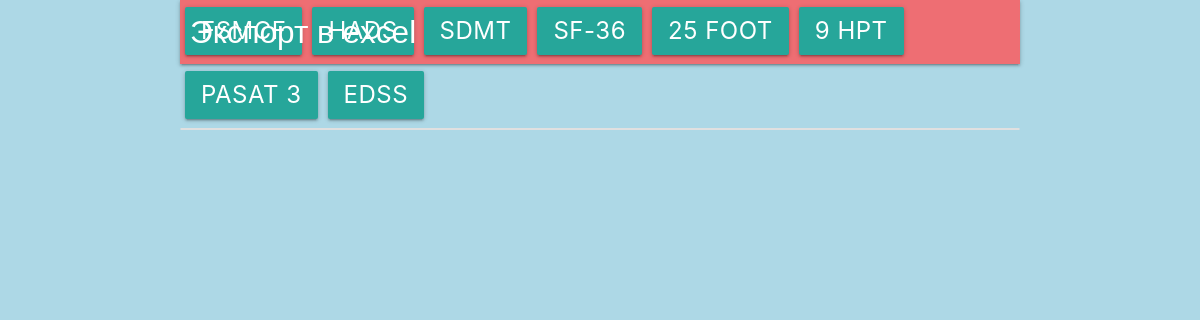
The page /patient/3 on the database as committed earlier.
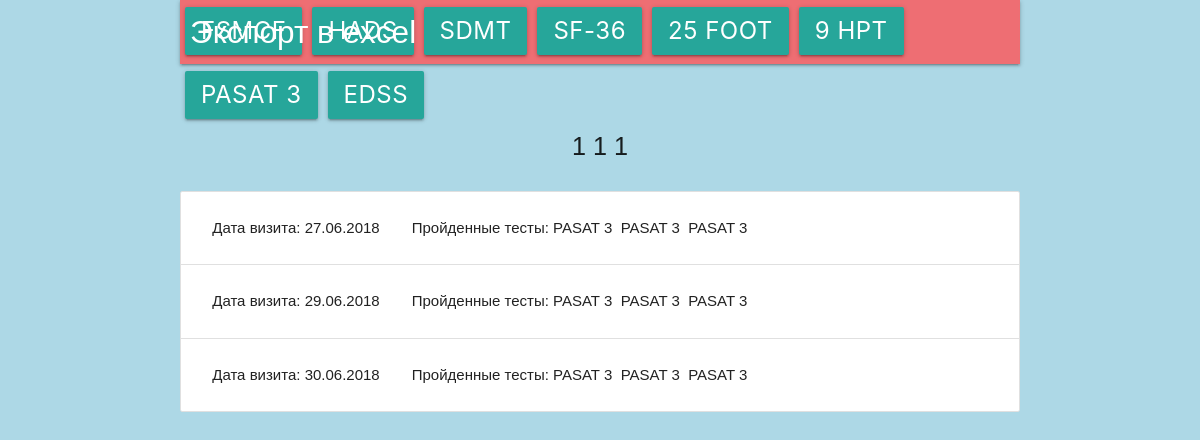
The same page on the database as committed later.
### models.py (models this page shows, shortened)
class Person(db.Model):
    __tablename__ = 'person'
    id = db.Column(db.Integer, primary_key=True)
    fname = db.Column(db.String(30), nullable=False)
    sname = db.Column(db.String(30), nullable=False)
    lname = db.Column(db.String(30), nullable=False)
    type = db.Column(db.String(50))
    __mapper_args__ = {
        'polymorphic_on' : type,
        'polymorphic_identity' : 'person'
    }

class Visit(db.Model):
    __tablename__ = 'visit'
    id = db.Column(db.Integer, primary_key=True)
    patient_id = db.Column(db.Integer, db.ForeignKey('patient.id'))
    doctor_id = db.Column(db.Integer, db.ForeignKey('patient.id'))
    visit_date = db.Column(db.DateTime, nullable=False, default=datetime.utcnow)

class BasicTest(db.Model):
    __tablename__ = 'basic_test'
    id = db.Column(db.Integer, primary_key=True)
    visit_id = db.Column(db.Integer, db.ForeignKey('visit.id'), nullable=False)
    screenshot_path = db.Column(db.String(), unique=True, nullable=False)
    type = db.Column(db.String(50))
    __mapper_args__ = {
        'polymorphic_identity' : 'basic_test',
        'polymorphic_on' : type
    }
    def __repr__(self):
        return 'Id: {0}, screen: {1}, type: {2}, visit_Id: {3}'.format(self.id, self.screenshot_path, self.type, self.visit_id)

class PASAT3(BasicTest):
    __tablename__ = 'PASAT 3'
    id = db.Column(db.Integer, db.ForeignKey('basic_test.id'), primary_key=True)
    form_type = db.Column(db.String(5))
    correct = db.Column(db.Integer)
    procent = db.Column(db.Float)
    __mapper_args__ = {
        'polymorphic_identity':'PASAT 3',
    }

class BasicTest(db.Model):
    __tablename__ = 'basic_test'
    id = db.Column(db.Integer, primary_key=True)
    visit_id = db.Column(db.Integer, db.ForeignKey('visit.id'), nullable=False)
    screenshot_path = db.Column(db.String(), unique=True, nullable=False)
    type = db.Column(db.String(50))
    __mapper_args__ = {
        'polymorphic_identity' : 'basic_test',
        'polymorphic_on' : type
    }
    def __repr__(self):
        return 'Id: {0}, screen: {1}, type: {2}, visit_Id: {3}'.format(self.id, self.screenshot_path, self.type, self.visit_id)

### app.py (the view)
@app.route('/patient/<patient_id>', methods=['GET','POST'])
def patient_view(patient_id):
    patient = Patient.query.get(patient_id)
    visits = Visit.query.filter_by(patient_id = patient_id).all()
    tests = []
    for visit in visits:
        tests.append(BasicTest.query.filter_by(visit_id = visit.id).all())
    print(tests)
    return render_template("patient_view.html", visits = visits, tests = tests, patient = patient)

### templates/patient_view.html (shortened to what this page needs)
{% extends "basic.html" %}
{% block title %}
  <link rel="stylesheet" type=text/css href="{{ url_for('static', filename='css/materialize/materialize.min.css')}}">
{% endblock %}
{% block body %}
    <div class="container">
      <nav>
        <div class="nav-wrapper">
          <a href="#!" class="brand-logo excel-logo">Экспорт в excel</a>
          <ul class="right">
            {% for test_name in ['FSMCF', 'HADS', 'SDMT', 'SF-36', '25 Foot', '9 HPT', 'PASAT 3', 'EDSS'] %}
             <li><button class="flow-text btn export-btn" value="{{ test_name }}">{{ test_name }}</button></li>
            {% endfor %}
          </ul>
        </div>
      </nav>
      <p class="flow-text">{{ patient.sname }} {{ patient.fname }} {{ patient.lname }}</p>
      <ul class="collection">
        {% for visit in visits %}
        <li class="collection-item" data-visit="{{ visit.id }}">
          <div class="row mb-0">
            <p class="col s3 left-align">
              Дата визита: {{ visit.visit_date.strftime('%d.%m.%Y') }}
            </p>
            <p class="col s9 left-align">
              Пройденные тесты:
              {% for test in tests %}
                {% for type in test %}
                  {{ type.type }}&nbsp;
                {% endfor %}
              {% endfor %}
            </p>
          </div>
          {% endfor %}
        </li>
      </ul>
    </div>
{% endblock %}

### templates/basic.html (shortened to what this page needs)
<!doctype html>
<html lang="ru">
  <head>
    {% block title %}
    {% endblock %}
    <link rel="stylesheet" href="{{ url_for('static', filename='css/style.css')}}">
    <link rel="stylesheet" href="{{ url_for('static', filename='css/styles.css')}}">
  </head>
    {% block body %}{% endblock %}
</html>

### static/css/style.css (style rules this page uses)
* { font-family: Trebuchet MS, palatino linotype, sans-serif; }
p { text-align: center; }

### static/css/styles.css (style rules this page uses)
.export-btn { margin-top: -5px; margin-left: 5px; margin-right: 5px; line-height: 48px; height: 48px; font-size: 24px; }
.excel-logo { margin-left: 10px; }
.mb-0 { margin-bottom: 0 !important; }

Rows that differ between the two databases and show on the page:
added Person: sname "1", fname "1", lname "1"
added Visit: visit_date "27.06.2018"
added PASAT3: type "PASAT 3"
added PASAT3: type "PASAT 3"
added PASAT3: type "PASAT 3"
added Visit: visit_date "29.06.2018"
added Visit: visit_date "30.06.2018"
